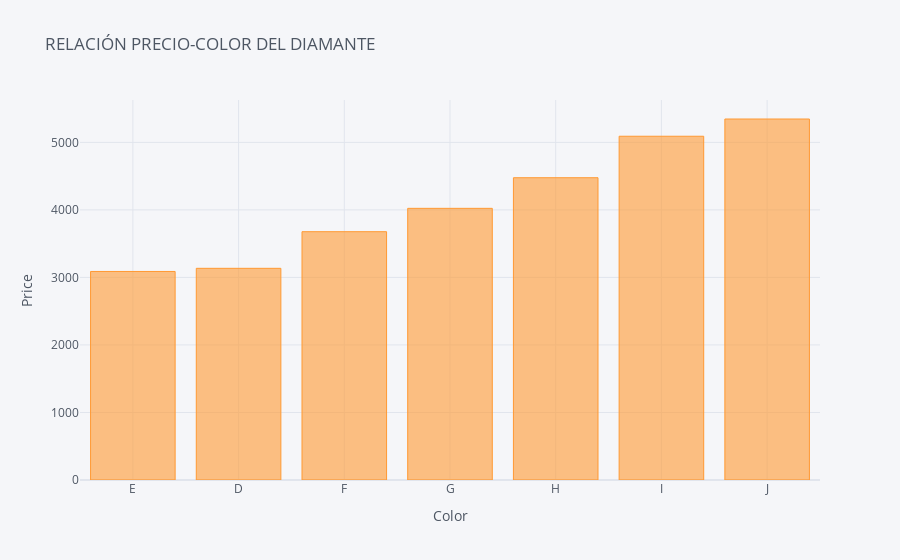

The cell this chart's notebook holds for it:
### Code cell
color_price.iplot(kind='bar',
                  x='color',
                y='price',
                  xTitle='Color',
                  yTitle='Price',
                  title='RELACIÓN PRECIO-COLOR DEL DIAMANTE')

### Figure 1 — Plotly figure (JSON) as saved in the notebook; plotly's stock layout.template omitted (floating-point values rounded to 4 significant figures)
{"data": [{"marker": {"color": "rgba(255, 153, 51, 0.6)", "line": {"color": "rgba(255, 153, 51, 1.0)", "width": 1}}, "name": "price", "orientation": "v", "text": "", "type": "bar", "x": ["E", "D", "F", "G", "H", "I", "J"], "y": [3088.0, 3135.0, 3677.0, 4023.0, 4476.0, 5091.0, 5346.0]}], "layout": {"legend": {"bgcolor": "#F5F6F9", "font": {"color": "#4D5663"}}, "paper_bgcolor": "#F5F6F9", "plot_bgcolor": "#F5F6F9", "title": {"font": {"color": "#4D5663"}, "text": "RELACIÓN PRECIO-COLOR DEL DIAMANTE"}, "xaxis": {"gridcolor": "#E1E5ED", "showgrid": true, "tickfont": {"color": "#4D5663"}, "title": {"font": {"color": "#4D5663"}, "text": "Color"}, "zerolinecolor": "#E1E5ED"}, "yaxis": {"gridcolor": "#E1E5ED", "showgrid": true, "tickfont": {"color": "#4D5663"}, "title": {"font": {"color": "#4D5663"}, "text": "Price"}, "zerolinecolor": "#E1E5ED"}}}
